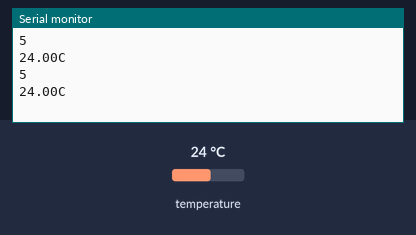
A sketch run on a simulated Arduino Uno, built with avr-gcc and run on an emulated ATmega328P. On the bench: the last lines printed to the serial monitor. The test bench sets the inputs (shaded band); at power-on: temperature 24 °C. The local clock reads 2024-03-15 10:24:30 at power-on unless the sketch sets it.

Above: at 1.8 s.
1.9 s: temperature set to 12 °C
At 2.8 s:
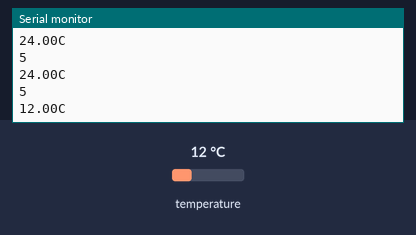
3.4 s: temperature set to 19 °C
At 4.8 s:
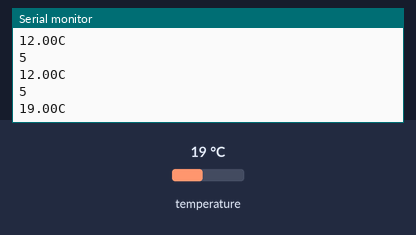
Timing chart, 0 to 6.4 s (numbered marks = the images above; inputs shaded):
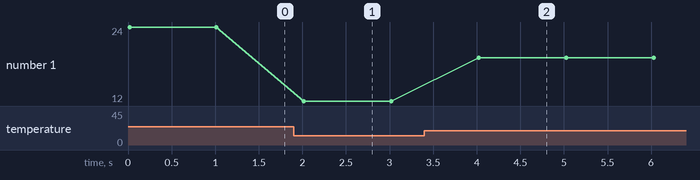

Measured:
- after the input at 1.9 s, the serial monitor: prints a new line after 0.12 s (image 1)
- after the input at 3.4 s, the serial monitor: prints a new line after 0.62 s (image 2)
- plotted number 1: 24 → 12 after the input at 1.9 s, 12 → 19 after the input at 3.4 s

The sketch:

DS3231_Simple.ino
```cpp
#include <Wire.h>
#include <RtcDS3231.h>
RtcDS3231<TwoWire> Rtc(Wire);

void setup ()
{
    Serial.begin(57600);
    Serial.print("compiled: ");
    Serial.print(__DATE__);
    Serial.println(__TIME__);
    Rtc.Begin();
    RtcDateTime compiled = RtcDateTime(__DATE__, __TIME__);
    printDateTime(compiled);
    Serial.println();

    if (!Rtc.IsDateTimeValid())  {
        if (Rtc.LastError() != 0) {
            Serial.print("RTC communications error = ");
            Serial.println(Rtc.LastError());
        } else {
            Serial.println("RTC lost confidence in the DateTime!");
            Rtc.SetDateTime(compiled);
        }
    }
    if (!Rtc.GetIsRunning()) {
        Serial.println("RTC was not actively running, starting now");
        Rtc.SetIsRunning(true);
    }
    RtcDateTime now = Rtc.GetDateTime();
    if (now < compiled){
        Serial.println("RTC is older than compile time!  (Updating DateTime)");
        Rtc.SetDateTime(compiled);
    } else if (now > compiled)  {
        Serial.println("RTC is newer than compile time. (this is expected)");
    }else if (now == compiled)  {
        Serial.println("RTC is the same as compile time! (not expected but all is fine)");
    }
    Rtc.Enable32kHzPin(false);
    Rtc.SetSquareWavePin(DS3231SquareWavePin_ModeNone);
}

void loop (){
    if (!Rtc.IsDateTimeValid()){
        if (Rtc.LastError() != 0) {
            Serial.print("RTC communications error = ");
            Serial.println(Rtc.LastError());
        }else {
            Serial.println("RTC lost confidence in the DateTime!");
        }
    }
    RtcDateTime now = Rtc.GetDateTime();

//    printDateTime(now);
    Serial.println(now.DayOfWeek());
  	RtcTemperature temp = Rtc.GetTemperature();
  	temp.Print(Serial);
    Serial.println("C");
    delay(1000);
}

#define countof(a) (sizeof(a) / sizeof(a[0]))

void printDateTime(const RtcDateTime& dt) {
    char datestring[20];
    snprintf_P(datestring,
    countof(datestring),
    PSTR("%02u/%02u/%04u %02u:%02u:%02u"),
    dt.Month(),
    dt.Day(),
    dt.Year(),
    dt.Hour(),
    dt.Minute(),
    dt.Second(),
    dt.DayOfWeek());
    Serial.print(datestring);
}
```
